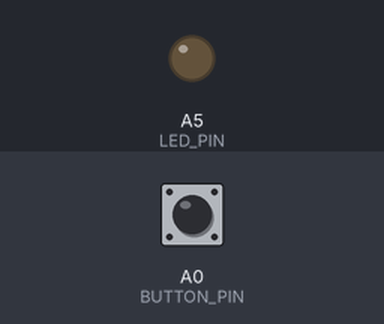
Recording of a sketch running on a simulated Arduino Uno, built with avr-gcc and run on an emulated ATmega328P. On the bench: output pins drawn as LEDs (lit = HIGH). Inputs (shaded band) come from the test bench; at power-on: A0 (BUTTON_PIN) HIGH. What the sketch prints to the serial monitor is not drawn.

Above: at 1.2 s.
1.3 s: A0 (BUTTON_PIN) pulled LOW for 0.15 s
3.4 s: A0 (BUTTON_PIN) pulled LOW for 3.2 s
8.1 s: A0 (BUTTON_PIN) pulsed LOW 2 times (0.12 s each, 0.3 s apart)
At 9.6 s:
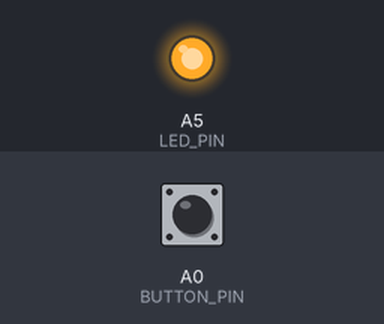
Timing chart, 0 to 11.1 s (numbered marks = the images above; inputs shaded):
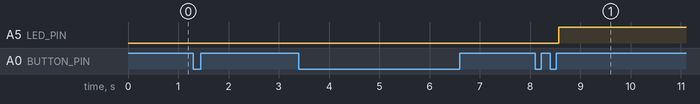

Measured:
- after the input at 1.3 s, every drawn part: stays the same
- after the input at 3.4 s, every drawn part: stays the same
- after the input at 8.1 s, A5 (LED_PIN): LOW → HIGH after 0.47 s

The sketch:

10_Button_Gesture.ino
```cpp
// 아두이노 우노: 버튼 동작 구분 (millis() + 현재값/과거값 비교)
//  - 두 번 빠르게 누르기(더블클릭) -> LED 켜기
//  - 길게 누르기(롱프레스)          -> LED 끄기
//  - 한 번만 누르기                 -> 아무 일도 안 함
// 버튼: A0 (A0 - 버튼 - GND), LED: A5 (A5 - 220옴 - LED - GND)
const int BUTTON_PIN = A0;               // 버튼 핀
const int LED_PIN    = A5;               // LED 핀

const unsigned long DEBOUNCE_MS     = 50;    // 채터링(떨림) 무시 시간
const unsigned long DOUBLE_GAP_MS   = 400;   // 두 번째 클릭까지 기다리는 최대 시간
const unsigned long LONG_PRESS_MS   = 1000;  // 이 시간 이상 누르면 길게 누르기

int lastReading = HIGH;              // 과거에 읽은 값 (떨림 포함)
int buttonState = HIGH;              // 떨림이 끝나고 확정된 버튼 상태
unsigned long lastChangeTime  = 0;   // 값이 마지막으로 바뀐 시각
unsigned long pressStartTime  = 0;   // 버튼을 누르기 시작한 시각
unsigned long lastReleaseTime = 0;   // 버튼을 마지막으로 뗀 시각
int clickCount = 0;                  // 짧게 누른 횟수
bool longPressDone = false;          // 이번 누름에서 길게 누르기를 이미 처리했는지

void setup()
{
  pinMode(BUTTON_PIN, INPUT_PULLUP);  // 안 누르면 HIGH, 누르면 LOW
  pinMode(LED_PIN, OUTPUT);
  digitalWrite(LED_PIN, LOW);
  Serial.begin(9600);
  Serial.println("더블클릭: LED 켜기 / 길게 누르기: LED 끄기");
}

void loop()
{
  unsigned long now = millis();
  int reading = digitalRead(BUTTON_PIN);  // 현재값 읽기

  // 현재값이 과거값과 다르면 바뀐 시각을 기록
  if (reading != lastReading)
  {
    lastChangeTime = now;
  }
  lastReading = reading;  // 현재값을 과거값으로 저장

  // 값이 DEBOUNCE_MS 동안 그대로 유지되면 진짜 변화로 인정
  if (now - lastChangeTime > DEBOUNCE_MS && reading != buttonState)
  {
    buttonState = reading;

    if (buttonState == LOW)  // 누른 순간
    {
      // 첫 클릭 후 너무 늦게 눌렀으면 새로 시작
      if (clickCount > 0 && now - lastReleaseTime > DOUBLE_GAP_MS)
      {
        clickCount = 0;
      }
      pressStartTime = now;
      longPressDone = false;
    }
    else  // 뗀 순간
    {
      if (!longPressDone)  // 길게 누르기가 아니었으면 짧은 클릭
      {
        clickCount++;
        lastReleaseTime = now;

        if (clickCount == 2)
        {
          digitalWrite(LED_PIN, HIGH);
          Serial.println("더블클릭 -> LED 켜짐");
          clickCount = 0;
        }
      }
    }
  }

  // 누르고 있는 동안: LONG_PRESS_MS가 지나면 길게 누르기
  if (buttonState == LOW && !longPressDone && now - pressStartTime >= LONG_PRESS_MS)
  {
    longPressDone = true;
    clickCount = 0;
    digitalWrite(LED_PIN, LOW);
    Serial.println("길게 누르기 -> LED 꺼짐");
  }

  // 한 번만 누르고 시간이 지나면: 아무 일도 안 하고 초기화
  if (buttonState == HIGH && clickCount == 1 && now - lastReleaseTime > DOUBLE_GAP_MS)
  {
    clickCount = 0;
    Serial.println("한 번 누르기 -> 무시");
  }
}
```
